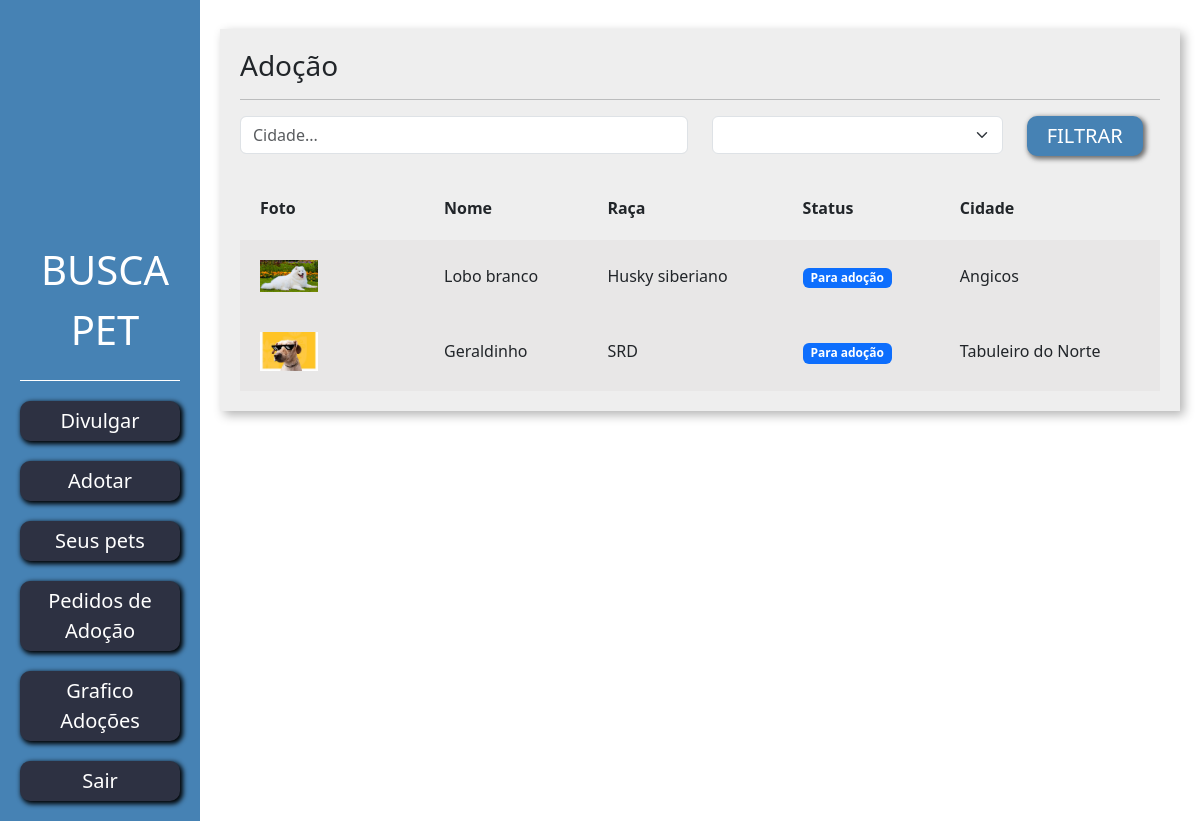
The app's page /adotar/, older data.
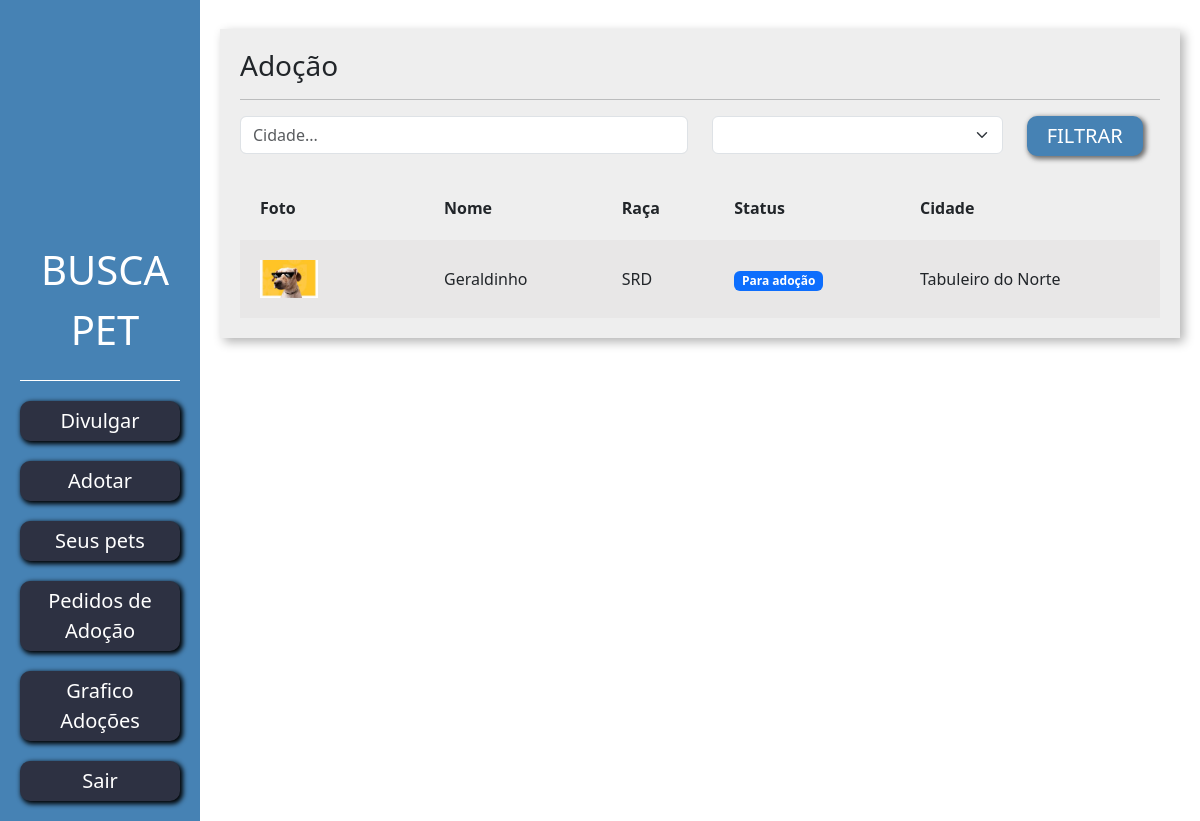
The same page, newer data.
### divulgar/models.py (models this page shows, shortened)
class Pet(models.Model):
    choices_status = (('P', 'Para adoção'), ('A', 'Adotado'), ('E', 'Em adoção'))
    usuario = models.ForeignKey(User, on_delete=models.DO_NOTHING)
    foto = models.ImageField(upload_to="fotos_pets")
    nome = models.CharField(max_length=100)
    descricao = models.TextField()
    estado = models.CharField(max_length=50)
    cidade = models.CharField(max_length=50)
    telefone = models.CharField(max_length=16)
    tags = models.ManyToManyField(Tag)
    raca = models.ForeignKey(Raca, on_delete=models.DO_NOTHING)
    status = models.CharField(max_length=1, choices=choices_status, default='P')

class Raca(models.Model):
    raca = models.CharField(max_length=50)
    def __str__(self):
        return self.raca

### adotar/views.py (the view)
# urls.py: path('', views.listar_pets, name="listar_pets"),
def listar_pets(request):
    if request.method == "GET":
        pets = Pet.objects.filter(status="P")
        cidade = request.GET.get('cidade')
        raca_filter = request.GET.get('raca')
        if cidade:
            pets = pets.filter(cidade__icontains=cidade)
        if raca_filter:
            raca__id=raca_filter
        return render(request, 'listar_pets.html', {'pets': pets})

### adotar/templates/listar_pets.html (shortened to what the changed rows need)
{% load static %}
<!doctype html>
<html lang="pt-BR">
    <head>
    <link href="https://cdn.jsdelivr.net/npm/bootstrap@5.3.0-alpha1/dist/css/bootstrap.min.css" rel="stylesheet">
    <link href="{% static 'usuarios/css/cadastro.css' %}" rel="stylesheet">
    <link href="{% static 'divulgar/css/novo_pet.css' %}" rel="stylesheet">
    <link href="{% static 'divulgar/css/seus_pet.css' %}" rel="stylesheet">
    <link href="{% static 'adotar/css/listar_pets.css' %}" rel="stylesheet">
    </head>
    <body>
        <div class="container-fluid vh-100">
            <div class="row h-100">
                <div class="col-md">
                    <div class="wrapper">
                        <div class="box width80">
                            <table class="tabela" cellpadding="20">
                                <tr>
                                    <th>Foto</th>
                                    <th>Nome</th>
                                    <th>Raça</th>
                                    <th>Status</th>
                                    <th>Cidade</th>
                                </tr>
                                {% for pet in pets%}
                                    <tr class="tabela-linha">
                                        <td width="20%">
                                            <a href="{% url 'ver_pet' pet.id %}"><img width="40%" src="{{pet.foto.url}}"></a>
                                        </td>
                                        <td>
                                            {{pet.nome}}
                                        </td>
                                        <td>
                                            {{pet.raca}}
                                        </td>
                                        <td>
                                            {% if pet.status == "P" %}
                                                <span class="badge text-bg-primary">Para adoção</span>
                                            {% elif pet.status == "A" %}
                                                <span class="badge text-bg-success">Adotado</span>
                                            {% endif%}
                                        </td>
                                        <td>
                                            {{pet.cidade}}
                                        </td>
                                    </tr>
                                {% endfor %}
                            </table>
                        </div>
                    </div>
                </div>
            </div>
        </div>
    </body>
</html>

Row changes from the older to the newer data that the page shows:
no longer on this page (row edited): Pet: foto (picture), nome "Lobo branco", raca "Husky siberiano", status "Para adoção", cidade "Angicos"
